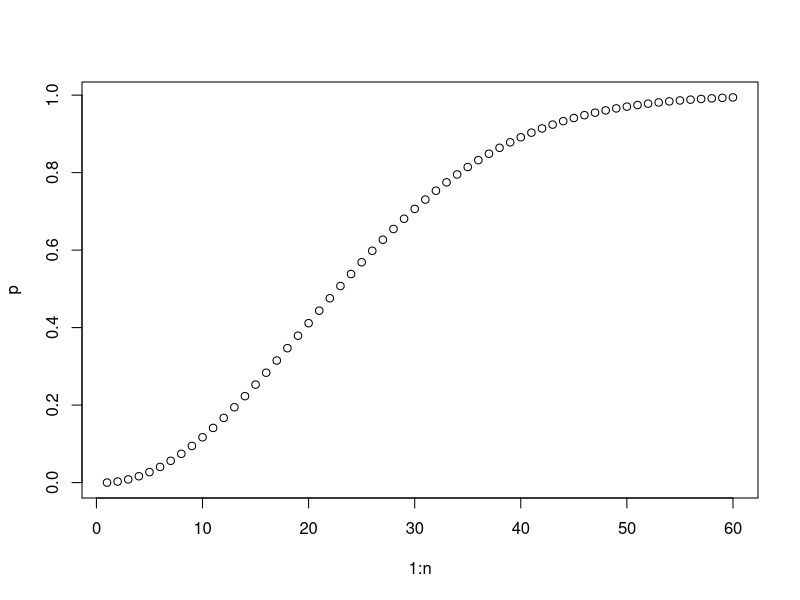
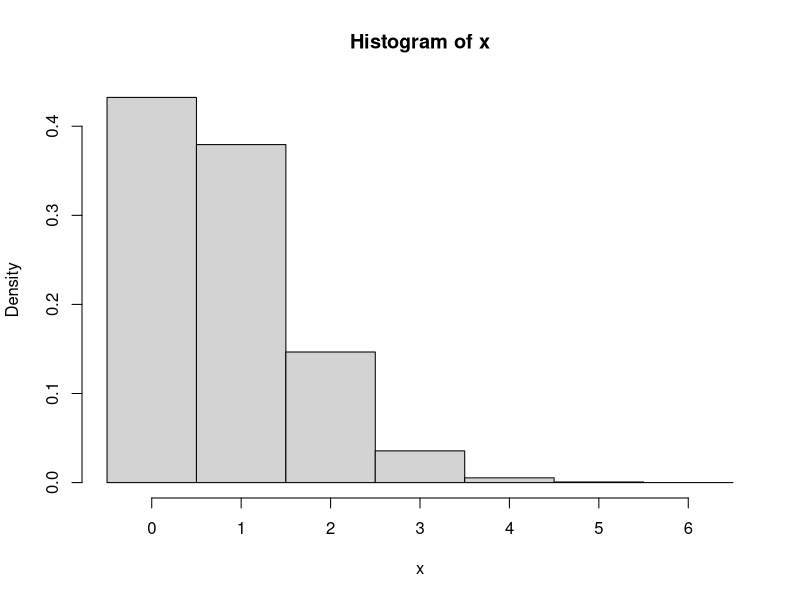

The R script that drew these images, in order: (Note: this script raises an error after producing the figures.)
## ---- chunk 1
# 1 combination 
choose(90, 5)/choose(100, 5)

# 2 
n_sim = 10000
res_vec = rep(NA, n_sim)
res_vec = numeric(n_sim)
for (i in 1:n_sim) {
    tmp_s = sample(1:100, 5, replace = F)
    res_vec[i] = sum(tmp_s <= 90)
    
}
mean(res_vec == 5)
## ---- chunk 2
n = 60
p = numeric(n)
for (i in 1:n) {
    
  #q = prod(1 - (0:(i-1))/365)
    #365! / (365-n)!  / 365^n
    #365 * 364 .... (365-n+1)
    #365 * 365 ...  365
    q = prod(1 - (0:(i-1))*(1/365))
        #q =  (factorial(365)/factorial(365-n))/365^n
    p[i] = 1 - q
# vector of room sizes
# initialize vector, all 0s
# index values for loop
# P(No match) if i people in room
# changes ith element of p
# plot of p against n
}
plot(1:n, p)
## ---- chunk 3
set.seed(1237)
m = 100000
n = 25
x = numeric(m)
for (i in 1:m)
{
  b = sample(1:365, n, repl=T)
  x[i] = n - length(unique(b))
}
mean(x == 0)
mean(x)
cutp = (0:(max(x)+1)) - .5
hist(x, breaks=cutp, prob=T)
# iterations; people in room
# vector for numbers of matches
# n random birthdays in ith room
# no. of matches in ith room
# approximates P{X=0}; E(X)
# break points for histogram
# relative freq. histogram
## ---- chunk 4

## ---- chunk 5
set.seed(0)
n_sim = 1000
res = numeric(n_sim)
for (i in 1:n_sim) {
    res[i] = sample(1:6, 1)
}
mean(res == 6)
z = qnorm(0.975)
mean_vec + z_

## ---- chunk 6

n_sim = 1000
res_list = list()

for (i in 1:n_sim) {
    
    res_list[[i]] = sample(1:6, 1000, replace = T)
}

mean_vec = unlist(lapply(res_list, function(x) mean(x == 6)))
the_sd = sqrt(1/6 * (1-1/6)/1000)
sim_sd = sd(mean_vec)

dnorm(0.95)

z = qnorm(0.975)
mean(mean_vec) - qnorm(0.975) * the_sd 
mean(mean_vec) + qnorm(0.975) * the_sd 
## ---- chunk 7
                                          # number of trials
                                          # n+1 possible outcomes
                                          # n+1 Margins of error
                                          # n+1 Lower conf. limits
n = 30
x=0:n
sp=x/n
m.err = 1.96*sqrt(sp*(1-sp)/n)
lcl = sp - m.err
ucl = sp + m.err
                        # n+1 Upper conf. limits
pp=.80
prob = dbinom(x, n, pp)
cover = (pp >= lcl) & (pp <= ucl)
round(cbind(x, sp, lcl, ucl, prob, cover), 4) # 4-place printout sum(dbinom(x[cover], n, pp)) # total cov. prob. at pp

## ---- chunk 8
n = 30
alpha = .05;  k = qnorm(1-alpha/2)
adj = 0
x=0:n
sp=(x+adj)/(n+2*adj) 
m.err = k*sqrt(sp*(1 - sp)/(n + 2*adj))
lcl = sp - m.err
ucl = sp + m.err

m = 2000
pp = seq(1/n, 1 - 1/n, length=m)
p.cov = numeric(m)
for (i in 1:m)
{
# number of trials
# conf level = 1-alpha
# (2 for Agresti-Coull)
     cover = (pp[i] >= lcl) & (pp[i] <= ucl)   #  1 if cover, else 0
     p.rel = dbinom(x[cover], n, pp[i])        #  relevant probs.
     p.cov[i] = sum(p.rel)                     #  total coverage prob.
   }
   plot(pp, p.cov, type="l", ylim=c(1-4*alpha,1))
   lines(c(.01,.99), c(1-alpha,1-alpha))

